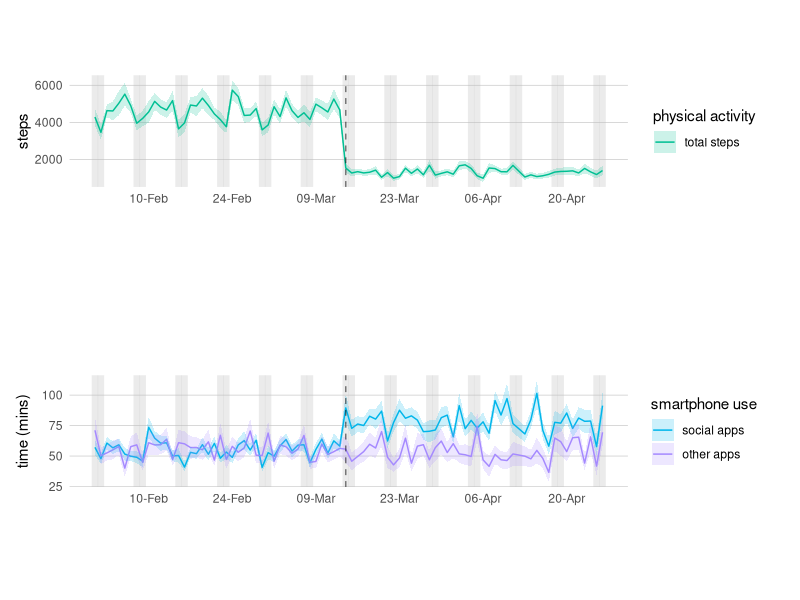

R code for this plot: (Note: this script raises an error after producing the figure.)
## ---- chunk 1
#knitr options
knitr::opts_chunk$set(echo=TRUE, error=TRUE, warning=FALSE, message=FALSE, fig.align="center")
#knitr::opts_chunk$set(width = 200)

#load packages
packages<-c("dplyr", "tidyr", "reshape2", "imputeTS", "huge",
            "mlVAR", "qgraph",
            "ggplot2", "ggpubr", "ggpmisc", "ggcorrplot", "summarytools"
            )
if (length(setdiff(packages, rownames(installed.packages()))) > 0) {
  install.packages(setdiff(packages, rownames(installed.packages())))
}
lapply(packages, require, character.only=TRUE)

#function for custom colour scales for our subplots
gg_color_hue <- function(n) {
  hues = seq(15, 375, length = n + 1)
  hcl(h = hues, l = 65, c = 100)[1:n]
}
## ---- chunk 2
#load datafile with per day summary of activity variables
data<-read.csv("../data/synthetic-data-1.csv", strip.white=TRUE)

#make sure data is in correct format
data$date.new<-as.Date(data$date.new)
## ---- chunk 3
#subset data we want to use for this analysis
dfA<-data %>%
     dplyr::select(user, date.new, 
            steps_total, social_usage, nonsocial_usage)
## ---- chunk 4
#define measures for the analysis
vars<-c("steps_total", "social_usage", "nonsocial_usage")   
shortnames<-c("steps", "social", "non-/nsocial")   
idvar<-"user"
## ---- chunk 5
#setup cross-plot colour palette for different variables
palette<-gg_color_hue(7) #palette emulating ggplot default (equally spaced colours)
colours<-c("steps_total" = palette[4],
           "social_usage" = palette[5],
           "nonsocial_usage" = palette[6])

#melt data to long format for ggplot
dfA.melt<-melt(dfA, id.vars=c("user","date.new"), na.rm=FALSE)

#get weekends throughtout period
days<-seq(as.Date(min(dfA.melt$date.new)), as.Date(max(dfA.melt$date.new)), by="days")
days.weekdays<-weekdays(days)
#create new variable recording if that day was in a weekend or not
days.is_weekend<-ifelse(grepl("Saturday", days.weekdays), 1,
                        ifelse(grepl("Sunday", days.weekdays), 1,
                        0))
days.is_weekend<-as.logical(days.is_weekend)
#and extract list of weekends for plotting
wknds<-days[days.is_weekend==TRUE]

#plot steps data
dfA.melt.steps<-dfA.melt %>%
                    filter(variable=="steps_total")
p1<-ggplot(dfA.melt.steps, aes(x=date.new, y=value, group=variable, color=variable)) +
     theme_minimal() + theme(panel.grid.major.x = element_blank(), 
                             panel.grid.minor.x = element_blank(),
                             panel.grid.minor.y = element_blank(),
                             panel.grid.major.y = element_line(colour="grey", size=.2)) +
     theme(aspect.ratio=0.2) + #coord_fixed() +
     theme(plot.margin=grid::unit(c(0,8,0,4), "mm")) +
     geom_vline(xintercept=wknds, size=2.2, color="grey", alpha=.3) +
     stat_summary(fun.y=mean, geom="line") +
     stat_summary(fun.data=mean_se, geom="ribbon", aes(fill=variable), alpha=.2, colour = NA) +
     scale_x_date(date_breaks = "2 week", date_labels =  "%d-%b") +
     scale_colour_manual(values=colours, name="physical activity", 
                         labels=c("total steps")) +
     scale_fill_manual(values=colours, name="physical activity", 
                         labels=c("total steps")) +
     theme(legend.position="right") + 
     geom_vline(xintercept=as.numeric(as.Date(c("2020-03-14"))), 
                linetype="dashed", color="black", alpha=.5) +
     labs(x="", y="steps")

#plot apps usage
dfA.melt.soc<-dfA.melt %>%
                    filter(variable=="social_usage" | variable=="nonsocial_usage")
dfA.melt.soc$value<-dfA.melt.soc$value/60 #recode in minutes
p2<-ggplot(dfA.melt.soc, aes(x=date.new, y=value, group=variable, color=variable)) +
     theme_minimal() + theme(panel.grid.major.x = element_blank(), 
                             panel.grid.minor.x = element_blank(),
                             panel.grid.minor.y = element_blank(),
                             panel.grid.major.y = element_line(colour="grey", size=.2)) +
     theme(aspect.ratio=0.2) + #coord_fixed() +
     theme(plot.margin=grid::unit(c(0,8,0,4), "mm")) +
     geom_vline(xintercept=wknds, size=2.2, color="grey", alpha=.3) +
     stat_summary(fun.y=mean, geom="line") +
     stat_summary(fun.data=mean_se, geom="ribbon", aes(fill=variable), alpha=.2, colour = NA) +
     scale_x_date(date_breaks = "2 week", date_labels =  "%d-%b") +
     scale_colour_manual(values=colours, name="smartphone use", 
                         labels=c("social apps", "other apps")) +
     scale_fill_manual(values=colours, name="smartphone use", 
                         labels=c("social apps", "other apps")) +
     theme(legend.position="right") + 
     geom_vline(xintercept=as.numeric(as.Date(c("2020-03-14"))), 
                linetype="dashed", color="black", alpha=.5) +
     labs(x="", y="time (mins)")

ggarrange(p1, p2, ncol=1, align="v")

## ---- chunk 6
users<-as.numeric(unique(dfA$user))
dfA.adj<-dfA

#for steps:
for (u in users) {
  #select daily data for that user only
  dfA.u<-dfA %>%
         filter(user==u) %>%
         arrange(date.new)
  #impute NAs using TS impute as otherwise time series decomposition won't work
  dfA.u$steps_total<-na_interpolation(dfA.u$steps_total)
  #convert to time series data based on start date, with weekly periodicity
  dfA.u.ts<-ts(dfA.u$steps_total, start=as.Date(dfA.u$date.new[1]), frequency=7)
  #identify seasonal components in ts data:
  ts.components<-stl(dfA.u.ts, s.window=7, s.degree = 0) 
  #remove seasonal component from ts
  dfA.u.ts.adj<-(dfA.u.ts - ts.components[["time.series"]][,1]) 
  #add back to df
  dfA.adj$steps_total[dfA.adj$user==u]<-dfA.u.ts.adj
}
#replace imputed data with NAs again
dfA.adj$steps_total[is.na(dfA$steps_total)]<-NA


#for social:
for (u in users) {
  #select daily data for that user only
  dfA.u<-dfA %>%
         filter(user==u) %>%
         arrange(date.new)
  #impute NAs using TS impute as otherwise time series decomposition won't work
  dfA.u$social_usage<-na_interpolation(dfA.u$social_usage)
  #convert to time series data based on start date, with weekly periodicity
  dfA.u.ts<-ts(dfA.u$social_usage, start=as.Date(dfA.u$date.new[1]), frequency=7)
  #identify seasonal components in ts data:
  ts.components<-stl(dfA.u.ts, s.window=7, s.degree = 0) 
  #remove seasonal component from ts
  dfA.u.ts.adj<-(dfA.u.ts - ts.components[["time.series"]][,1]) 
  #add back to df
  dfA.adj$social_usage[dfA.adj$user==u]<-dfA.u.ts.adj
}
#replace imputed data with NAs again
dfA.adj$social_usage[is.na(dfA$social_usage)]<-NA

#for nonsocial:
for (u in users) {
  #select daily data for that user only
  dfA.u<-dfA %>%
         filter(user==u) %>%
         arrange(date.new)
  #impute NAs using TS impute as otherwise time series decomposition won't work
  dfA.u$nonsocial_usage<-na_interpolation(dfA.u$nonsocial_usage)
  #convert to time series data based on start date, with weekly periodicity
  dfA.u.ts<-ts(dfA.u$nonsocial_usage, start=as.Date(dfA.u$date.new[1]), frequency=7)
  #identify seasonal components in ts data [method 2]:
  ts.components<-stl(dfA.u.ts, s.window=7, s.degree = 0) 
  #remove seasonal component from ts
  dfA.u.ts.adj<-(dfA.u.ts - ts.components[["time.series"]][,1]) 
  #add back to df
  dfA.adj$nonsocial_usage[dfA.adj$user==u]<-dfA.u.ts.adj
}
#replace imputed data with NAs again
dfA.adj$nonsocial_usage[is.na(dfA$nonsocial_usage)]<-NA
  
## ---- chunk 7
#setup cross-plot colour palette for different variables
palette<-gg_color_hue(7) #palette emulating ggplot default (equally spaced colours)
colours<-c("steps_total" = palette[4],
           "social_usage" = palette[5],
           "nonsocial_usage" = palette[6])

#melt data to long format for ggplot
dfA.adj$date.new<-as.Date(dfA.adj$date.new)
dfA.adj.melt<-melt(dfA.adj, id.vars=c("user","date.new"), na.rm=FALSE)

#get weekends throughtout period
days<-seq(as.Date(min(dfA.adj.melt$date.new)), as.Date(max(dfA.adj.melt$date.new)), by="days")
days.weekdays<-weekdays(days)
#create new variable recording if that day was in a weekend or not
days.is_weekend<-ifelse(grepl("Saturday", days.weekdays), 1,
                        ifelse(grepl("Sunday", days.weekdays), 1,
                        0))
days.is_weekend<-as.logical(days.is_weekend)
#and extract list of weekends for plotting
wknds<-days[days.is_weekend==TRUE]

#plot steps data
dfA.melt.steps<-dfA.adj.melt %>%
                filter(variable=="steps_total")
p1<-ggplot(dfA.melt.steps, aes(x=date.new, y=value, group=variable, color=variable)) +
     theme_minimal() + theme(panel.grid.major.x = element_blank(), 
                             panel.grid.minor.x = element_blank(),
                             panel.grid.minor.y = element_blank(),
                             panel.grid.major.y = element_line(colour="grey", size=.2)) +
     theme(aspect.ratio=0.2) + #coord_fixed() +
     theme(plot.margin=grid::unit(c(0,8,0,4), "mm")) +
     geom_vline(xintercept=wknds, size=2.2, color="grey", alpha=.3) +
     stat_summary(fun.y=mean, geom="line") +
     stat_summary(fun.data=mean_se, geom="ribbon", aes(fill=variable), alpha=.2, colour = NA) +
     scale_x_date(date_breaks = "2 week", date_labels =  "%d-%b") +
     scale_colour_manual(values=colours, name="physical activity", 
                         labels=c("total steps")) +
     scale_fill_manual(values=colours, name="physical activity", 
                         labels=c("total steps")) +
     theme(legend.position="right") + 
     geom_vline(xintercept=as.numeric(as.Date(c("2020-03-14"))), 
                linetype="dashed", color="black", alpha=.5) +
     labs(x="", y="steps")

#plot social app data
dfA.melt.soc<-dfA.adj.melt %>%
                    filter(variable=="social_usage" | variable=="nonsocial_usage")
dfA.melt.soc$value<-dfA.melt.soc$value/60 #recode in minutes
p2<-ggplot(dfA.melt.soc, aes(x=date.new, y=value, group=variable, color=variable)) +
     theme_minimal() + theme(panel.grid.major.x = element_blank(), 
                             panel.grid.minor.x = element_blank(),
                             panel.grid.minor.y = element_blank(),
                             panel.grid.major.y = element_line(colour="grey", size=.2)) +
     theme(aspect.ratio=0.2) + #coord_fixed() +
     theme(plot.margin=grid::unit(c(0,8,0,4), "mm")) +
     geom_vline(xintercept=wknds, size=2.2, color="grey", alpha=.3) +
     stat_summary(fun.y=mean, geom="line") +
     stat_summary(fun.data=mean_se, geom="ribbon", aes(fill=variable), alpha=.2, colour = NA) +
     scale_x_date(date_breaks = "2 week", date_labels =  "%d-%b") +
     scale_colour_manual(values=colours, name="smartphone use", 
                         labels=c("social apps", "other apps")) +
     scale_fill_manual(values=colours, name="smartphone use", 
                         labels=c("social apps", "other apps")) +
     theme(legend.position="right") + 
     geom_vline(xintercept=as.numeric(as.Date(c("2020-03-14"))), 
                linetype="dashed", color="black", alpha=.5) +
     labs(x="", y="time (mins)")

ggarrange(p1, p2, ncol=1, align="v")
## ---- chunk 8
#view original, adjusted, and transformed data
dfA_descr<-dfA %>%
            dplyr::select(-c("user", "date.new"))
view(dfSummary(dfA_descr, graph.magnif=0.75, varnumbers = FALSE, labels.col = FALSE, valid.col = FALSE,
               na.col=FALSE), method="render")

dfA_descr2<-dfA.adj %>%
            dplyr::select(-c("user", "date.new"))
view(dfSummary(dfA_descr2, graph.magnif=0.75, varnumbers = FALSE, labels.col = FALSE, valid.col = FALSE,
               na.col=FALSE), method="render")
## ---- chunk 9
#create new variable dividing dates into relevant time bins:
dfA.adj$date_bin<-ifelse(dfA.adj$date.new < "2020-03-14", 1,
                        ifelse(dfA.adj$date.new >= "2020-03-14", 2,
                      NA))

#subset data we want to use for each analysis
#pre-national emergency declaration:
dfB_pre<-dfA.adj %>%
         filter(date_bin==1)
#post-national emergency declaration:
dfB_post<-dfA.adj %>%
         filter(date_bin==2)

#npn transform, by session
dfB_pre.complete<-dfB_pre[complete.cases(dfB_pre),]
dfB_pre.npn<-dfB_pre.complete
dfB_pre.npn[3:5]<-huge.npn(dfB_pre.npn[3:5])

dfB_post.complete<-dfB_post[complete.cases(dfB_post),]
dfB_post.npn<-dfB_post.complete
dfB_post.npn[3:5]<-huge.npn(dfB_post.npn[3:5])

#melt/cast to get full date coverage
#since mlVAR doesn't make use of the dayvar (date.new) if only one daily observation, we need to add ordering / NA padding to ensure observations line up properly (an no false consecutive days when missing data)
dfB_pre.melt<-melt(dfB_pre.npn, id.vars=c("user","date.new"), na.rm=FALSE) #melt down
dfB_pre.cast<-dcast(dfB_pre.melt, user ~ date.new + variable, median, fill=NaN) #make wide so that all subs have a column for all date/var pairs
dfB_pre.melt2<-melt(dfB_pre.cast, id.vars="user") #melt down to long again, now with missing values filled as NaNs
dfB_pre.melt2<-separate(dfB_pre.melt2, variable, c("date.new","variable"), sep = "_", extra="merge") #split paired date/var back up again
dfB_pre.melt2$value[is.nan(dfB_pre.melt2$value)]<-NA  #replace NaN padding with NAs
dfB_pre.cast2<-dcast(dfB_pre.melt2, user + date.new ~ variable) #create separate columns for each measurement variable again as preferred by mlVAR

#since mlVAR doesn't make use of the dayvar (date.new) if only one daily observation, we need to add ordering / NA padding to ensure observations line up properly (an no false consecutive days when missing data)
dfB_post.melt<-melt(dfB_post.npn, id.vars=c("user","date.new"), na.rm=FALSE) #melt down
dfB_post.cast<-dcast(dfB_post.melt, user ~ date.new + variable, median, fill=NaN) #make wide so that all subs have a column for all date/var pairs
dfB_post.melt2<-melt(dfB_post.cast, id.vars="user") #melt down to long again, now with missing values filled as NaNs
dfB_post.melt2<-separate(dfB_post.melt2, variable, c("date.new","variable"), sep = "_", extra="merge") #split paired date/var back up again
dfB_post.melt2$value[is.nan(dfB_post.melt2$value)]<-NA  #replace NaN padding with NAs
dfB_post.cast2<-dcast(dfB_post.melt2, user + date.new ~ variable) #create separate columns for each measurement variable again as preferred by mlVAR
## ---- chunk 10
#estimate using two-step mlVAR, for post emergency data:
res_mlVAR_post<-mlVAR(dfB_post.cast2, vars, idvar, lags = c(1), temporal="correlated", estimator="lmer")
#restrict users in pre-emergency dataset to only those with enough post emergency data:
subs_post<-as.integer(res_mlVAR_post[["IDs"]])
dfB_pre<-dfB_pre.cast2 %>%
         filter(user %in% subs_post)
#and pass back to exlcude ppts only in post-emergency 
res_mlVAR_pre<-mlVAR(dfB_pre.cast2, vars, idvar, lags = c(1), temporal="correlated", estimator="lmer")
subs_pre<-as.integer(res_mlVAR_pre[["IDs"]])
dfB_post<-dfB_post.cast2 %>%
          filter(user %in% subs_pre)

#re-estimate both time periods using two-step mlVAR:
res_mlVAR_pre<-mlVAR(dfB_pre, vars, idvar, lags = c(1), temporal="correlated", estimator="lmer")
res_mlVAR_post<-mlVAR(dfB_post, vars, idvar, lags = c(1), temporal="correlated", estimator="lmer")
## ---- chunk 11
#number of users in models
print(paste("Number of users included in the pre-emergency model: ", length(res_mlVAR_pre[["IDs"]])),
      quote=FALSE)
print(paste("Number of users included in the post-emergency model: ", length(res_mlVAR_post[["IDs"]])),
      quote=FALSE)
#number of days in models
print(paste("Number of days included in the pre-emergency model: ", length(unique(res_mlVAR_pre[["data"]][["BEEP"]]))),
      quote=FALSE)
print(paste("Number of days included in the post-emergency model: ", length(unique(res_mlVAR_post[["data"]][["BEEP"]]))),
      quote=FALSE)

#plot networks side-by-side
#1. temporal network:
layout(t(1:2))
temp.pre<-plot(res_mlVAR_pre, "temporal", layout = "circle", nonsig = "hide", theme = "colorblind", 
               title = "temporal pre", 
               labels = shortnames, 
               label.scale.equal=TRUE, label.cex=2, 
               edge.labels=TRUE, edge.label.cex=1.3, edge.label.margin=0.04,
               vsize = 15, rule = "and", asize = 10, mar=c(5,5,10,5))
temp.post<-plot(res_mlVAR_post, "temporal", layout = temp.pre$layout, nonsig = "hide", theme = "colorblind", 
               title = "temporal post", 
               labels = shortnames, 
               label.scale.equal=TRUE, label.cex=2, 
               edge.labels=TRUE, edge.label.cex=1.3, edge.label.margin=0.04,
               vsize = 15, rule = "and", asize = 10, mar=c(5,5,10,5))

#2. between subjects network
layout(t(1:2))
bw.pre<-plot(res_mlVAR_pre, "between", layout = temp.pre$layout, nonsig = "hide",  theme = "colorblind", 
               title = "between-subjects pre", 
               labels = shortnames, 
               label.scale.equal=TRUE, label.cex=2, 
               edge.labels=TRUE, edge.label.cex=1.3, edge.label.margin=0.04,
               vsize = 15, rule = "and", asize = 10, mar=c(5,5,10,5))
bw.post<-plot(res_mlVAR_post, "between", layout = temp.pre$layout, nonsig = "hide",  theme = "colorblind", 
               title = "between-subjects post", 
               labels = shortnames, 
               label.scale.equal=TRUE, label.cex=2, 
               edge.labels=TRUE, edge.label.cex=1.3, edge.label.margin=0.04,
               vsize = 15, rule = "and", asize = 10, mar=c(5,5,10,5))

#3. contemporaneous network
layout(t(1:2))
plot(res_mlVAR_pre, "contemporaneous", layout = temp.pre$layout, nonsig = "hide", theme = "colorblind", 
     title = "contemporaneous pre", 
     labels = shortnames, 
     label.scale.equal=TRUE, label.cex=2, edge.labels=TRUE,
     vsize = 15, rule = "and", asize = 10, mar=c(5,5,10,5))
plot(res_mlVAR_post, "contemporaneous", layout = temp.pre$layout, nonsig = "hide", theme = "colorblind", 
     title = "contemporaneous post",
     labels = shortnames, 
     label.scale.equal=TRUE, label.cex=2, edge.labels=TRUE,
     vsize = 15, rule = "and", asize = 10, mar=c(5,5,10,5))

#summary of models and correlation /covariation matrices
print(paste("Pre-emergency model summary: "), quote=FALSE)
summary(res_mlVAR_pre)
print(paste("Pre-emergency correlation matrix: "), quote=FALSE)
res_mlVAR_pre$results$Omega_mu$cor$mean
print(paste("Post-emergency model summary: "), quote=FALSE)
summary(res_mlVAR_post)
print(paste("Post-emergency correlation matrix: "), quote=FALSE)
res_mlVAR_post$results$Omega_mu$cor$mean
## ---- chunk 12
#pre
res_mlVAR_pre.1<-mlVAR(dfB_pre, vars, idvar, lags = c(1), temporal="correlated", estimator="lmer",
                     compareToLags=c(1,2,3))
res_mlVAR_pre.12<-mlVAR(dfB_pre, vars, idvar, lags = c(1,2), temporal="correlated", estimator="lmer",
                     compareToLags=c(1,2,3))
res_mlVAR_pre.123<-mlVAR(dfB_pre, vars, idvar, lags = c(1,2,3), temporal="correlated", estimator="lmer",
                     compareToLags=c(1,2,3))
mlVARcompare(res_mlVAR_pre.1, res_mlVAR_pre.12, res_mlVAR_pre.123)

#post
res_mlVAR_post.1<-mlVAR(dfB_post, vars, idvar, lags = c(1), temporal="correlated", estimator="lmer",
                     compareToLags=c(1,2,3))
res_mlVAR_post.12<-mlVAR(dfB_post, vars, idvar, lags = c(1,2), temporal="correlated", estimator="lmer",
                     compareToLags=c(1,2,3))
res_mlVAR_post.123<-mlVAR(dfB_post, vars, idvar, lags = c(1,2,3), temporal="correlated", estimator="lmer",
                     compareToLags=c(1,2,3))
mlVARcompare(res_mlVAR_post.1, res_mlVAR_post.12, res_mlVAR_post.123)
